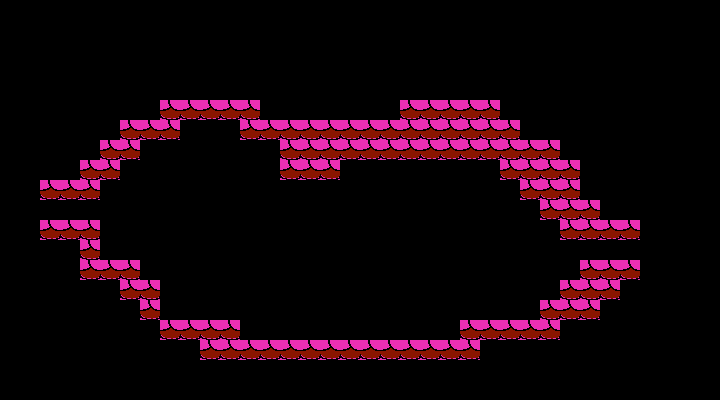

A 2D game scene composited from a Tiled map and its tileset images. What follows is a short description and the map's XML, with each tile layer's data collapsed to a summary:
An orthogonal 36x20 tile map with 20x20 px tiles, 1 tile layer (Tiles) and 40 objects (22x solid, 6x Spikes, 4x TargetShooter, 3x Twitcher, 2x Idler, ...).

<map version="1.0" orientation="orthogonal" renderorder="right-down" width="36" height="20" tilewidth="20" tileheight="20" nextobjectid="65">
 <tileset firstgid="1" name="tileset_a" tilewidth="20" tileheight="20" tilecount="600" columns="20">
  <image source="../scenery/tileset_a.png" trans="ff00ff" width="400" height="600" />
 </tileset>
 <layer name="Tiles" width="36" height="20">
  <properties>
   <property name="tileset" value="tileset_a" />
  </properties>
  <data>[720 cells, 572 non-empty, 4 distinct tile ids]</data>
 </layer>
 <objectgroup name="Solids">
  <object id="14" type="solid" x="160" y="80" width="100" height="40" />
  <object id="32" type="solid" x="240" y="120" width="280" height="20" />
  <object id="33" type="solid" x="280" y="140" width="280" height="20" />
  <object id="34" type="solid" x="280" y="160" width="60" height="20" />
  <object id="35" type="solid" x="120" y="120" width="60" height="20" />
  <object id="36" type="solid" x="100" y="140" width="40" height="20" />
  <object id="37" type="solid" x="80" y="160" width="40" height="20" />
  <object id="38" type="solid" x="40" y="180" width="60" height="20" />
  <object id="39" type="solid" x="40" y="220" width="60" height="20" />
  <object id="40" type="solid" x="80" y="260" width="60" height="20" />
  <object id="41" type="solid" x="160" y="320" width="80" height="20" />
  <object id="42" type="solid" x="120" y="280" width="40" height="20" />
  <object id="43" type="solid" x="140" y="300" width="20" height="20" />
  <object id="44" type="solid" x="200" y="340" width="280" height="20" />
  <object id="45" type="solid" x="460" y="320" width="100" height="20" />
  <object id="46" type="solid" x="540" y="300" width="60" height="20" />
  <object id="47" type="solid" x="560" y="280" width="60" height="20" />
  <object id="48" type="solid" x="580" y="260" width="60" height="20" />
  <object id="49" type="solid" x="560" y="220" width="60" height="20" />
  <object id="50" type="solid" x="540" y="200" width="60" height="20" />
  <object id="51" type="solid" x="520" y="180" width="60" height="20" />
  <object id="52" type="solid" x="500" y="160" width="60" height="20" />
 </objectgroup>
 <objectgroup name="Actors">
  <object id="2" name="Idler" type="Idler" x="200" y="260" width="20" height="20" />
  <object id="4" name="Twitcher" type="Twitcher" x="240" y="200" width="20" height="20" />
  <object id="5" name="Twitcher" type="Twitcher" x="320" y="300" width="20" height="20" />
  <object id="6" name="Idler" type="Idler" x="500" y="280" width="20" height="20" />
  <object id="7" name="Twitcher" type="Twitcher" x="420" y="260" width="20" height="20" />
  <object id="28" name="west" type="Teleport" x="40" y="200" width="20" height="20">
   <properties>
    <property name="dir" value="right" />
    <property name="door" value="d3" />
    <property name="target" value="d1" />
   </properties>
  </object>
  <object id="31" name="east" type="Teleport" x="620" y="240" width="20" height="20">
   <properties>
    <property name="dir" value="left" />
    <property name="door" value="d1" />
    <property name="target" value="d1" />
   </properties>
  </object>
  <object id="53" name="lock1" type="LockDoor" x="580" y="240" width="20" height="20">
   <properties>
    <property name="color" value="RED" />
   </properties>
  </object>
  <object id="54" type="Spikes" x="220" y="120" width="20" height="20">
   <properties>
    <property name="enabled" type="bool" value="true" />
   </properties>
  </object>
  <object id="55" type="Spikes" x="200" y="120" width="20" height="20">
   <properties>
    <property name="enabled" type="bool" value="true" />
   </properties>
  </object>
  <object id="56" type="Spikes" x="180" y="120" width="20" height="20">
   <properties>
    <property name="enabled" type="bool" value="true" />
   </properties>
  </object>
  <object id="57" type="Spikes" x="140" y="140" width="20" height="20">
   <properties>
    <property name="disabledTime" type="float" value="5" />
    <property name="enabled" type="bool" value="false" />
    <property name="enabledTime" type="float" value="5" />
   </properties>
  </object>
  <object id="58" type="Spikes" x="120" y="160" width="20" height="20">
   <properties>
    <property name="disabledTime" type="float" value="5" />
    <property name="enabled" type="bool" value="true" />
    <property name="enabledTime" type="float" value="5" />
   </properties>
  </object>
  <object id="59" type="Spikes" x="100" y="180" width="20" height="20">
   <properties>
    <property name="disabledTime" type="float" value="5" />
    <property name="enabled" type="bool" value="false" />
    <property name="enabledTime" type="float" value="5" />
   </properties>
  </object>
  <object id="60" name="TargetShooter" type="TargetShooter" x="340" y="160" width="20" height="20" />
  <object id="62" name="TargetShooter" type="TargetShooter" x="480" y="160" width="20" height="20" />
  <object id="63" name="TargetShooter" type="TargetShooter" x="440" y="320" width="20" height="20" />
  <object id="64" name="TargetShooter" type="TargetShooter" x="240" y="320" width="20" height="20" />
 </objectgroup>
</map>
